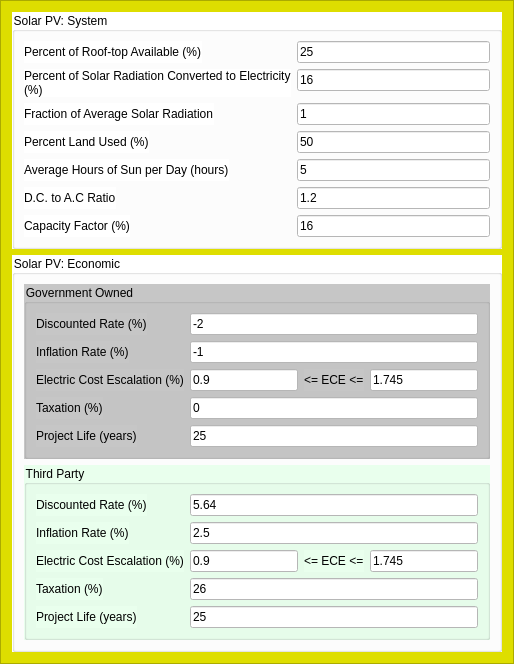
          <widget class="QFrame" name="solar_frame">
           <property name="styleSheet">
            <string notr="true">background-color: rgb(222, 222, 0);</string>
           </property>
           <property name="frameShape">
            <enum>QFrame::StyledPanel</enum>
           </property>
           <property name="frameShadow">
            <enum>QFrame::Raised</enum>
           </property>
           <layout class="QVBoxLayout" name="verticalLayout_3">
            <item>
             <widget class="QGroupBox" name="solar_system_groupBox">
              <property name="styleSheet">
               <string notr="true">background-color: rgb(255, 255, 255);
font: 700 16pt &quot;Segoe UI&quot;;</string>
              </property>
              <property name="title">
               <string>Solar PV: System</string>
              </property>
              <layout class="QFormLayout" name="formLayout_5">
               <item row="0" column="0">
                <widget class="QLabel" name="per_roof_label">
                 <property name="styleSheet">
                  <string notr="true">font: 10pt &quot;Segoe UI&quot;;</string>
                 </property>
                 <property name="text">
                  <string>Percent of Roof-top Available (%)</string>
                 </property>
                </widget>
               </item>
               <item row="0" column="1">
                <widget class="QLineEdit" name="per_roof_lineEdit">
                 <property name="styleSheet">
                  <string notr="true">font: 10pt &quot;Segoe UI&quot;;</string>
                 </property>
                 <property name="text">
                  <string>25</string>
                 </property>
                </widget>
               </item>
               <item row="1" column="0">
                <layout class="QVBoxLayout" name="verticalLayout_13">
                 <item>
                  <widget class="QLabel" name="rad_2_elec_label">
                   <property name="styleSheet">
                    <string notr="true">font: 10pt &quot;Segoe UI&quot;;</string>
                   </property>
                   <property name="text">
                    <string>Percent of Solar Radiation Converted to Electricity (%)</string>
                   </property>
                   <property name="wordWrap">
                    <bool>true</bool>
                   </property>
                  </widget>
                 </item>
                </layout>
               </item>
               <item row="1" column="1">
                <layout class="QVBoxLayout" name="verticalLayout_14">
                 <item>
                  <widget class="QLineEdit" name="rad_2_elec_lineEdit">
                   <property name="styleSheet">
                    <string notr="true">font: 10pt &quot;Segoe UI&quot;;</string>
                   </property>
                   <property name="text">
                    <string>16</string>
                   </property>
                  </widget>
                 </item>
                </layout>
               </item>
               <item row="2" column="0">
                <widget class="QLabel" name="fract_avg_SolRad_label">
                 <property name="styleSheet">
                  <string notr="true">font: 10pt &quot;Segoe UI&quot;;</string>
                 </property>
                 <property name="text">
                  <string>Fraction of Average Solar Radiation</string>
                 </property>
                </widget>
               </item>
               <item row="2" column="1">
                <widget class="QLineEdit" name="fract_avg_SolRad_lineEdit">
                 <property name="styleSheet">
                  <string notr="true">font: 10pt &quot;Segoe UI&quot;;</string>
                 </property>
                 <property name="text">
                  <string>1</string>
                 </property>
                </widget>
               </item>
               <item row="3" column="0">
                <widget class="QLabel" name="perc_land_used_label">
                 <property name="styleSheet">
                  <string notr="true">font: 10pt &quot;Segoe UI&quot;;</string>
                 </property>
                 <property name="text">
                  <string>Percent Land Used (%)</string>
                 </property>
                </widget>
               </item>
               <item row="3" column="1">
                <widget class="QLineEdit" name="perc_land_used_lineEdit">
                 <property name="styleSheet">
                  <string notr="true">font: 10pt &quot;Segoe UI&quot;;</string>
                 </property>
                 <property name="text">
                  <string>50</string>
                 </property>
                </widget>
               </item>
               <item row="4" column="0">
                <widget class="QLabel" name="sun_hours_label">
                 <property name="styleSheet">
                  <string notr="true">font: 10pt &quot;Segoe UI&quot;;</string>
                 </property>
                 <property name="text">
                  <string>Average Hours of Sun per Day (hours)</string>
                 </property>
                </widget>
               </item>
               <item row="4" column="1">
                <widget class="QLineEdit" name="sun_hours_lineEdit">
                 <property name="styleSheet">
                  <string notr="true">font: 10pt &quot;Segoe UI&quot;;</string>
                 </property>
                 <property name="text">
                  <string>5</string>
                 </property>
                </widget>
               </item>
               <item row="5" column="0">
                <widget class="QLabel" name="dc_ac_label">
                 <property name="styleSheet">
                  <string notr="true">font: 10pt &quot;Segoe UI&quot;;</string>
                 </property>
                 <property name="text">
                  <string>D.C. to A.C Ratio</string>
                 </property>
                </widget>
               </item>
               <item row="5" column="1">
                <widget class="QLineEdit" name="dc_ac_lineEdit">
                 <property name="styleSheet">
                  <string notr="true">font: 10pt &quot;Segoe UI&quot;;</string>
                 </property>
                 <property name="text">
                  <string>1.2</string>
                 </property>
                </widget>
               </item>
               <item row="6" column="0">
                <widget class="QLabel" name="cap_fac_label">
                 <property name="styleSheet">
                  <string notr="true">font: 10pt &quot;Segoe UI&quot;;</string>
                 </property>
                 <property name="text">
                  <string>Capacity Factor (%)</string>
                 </property>
                </widget>
               </item>
               <item row="6" column="1">
                <widget class="QLineEdit" name="cap_fac_lineEdit">
                 <property name="styleSheet">
                  <string notr="true">font: 10pt &quot;Segoe UI&quot;;</string>
                 </property>
                 <property name="text">
                  <string>16</string>
                 </property>
                </widget>
               </item>
              </layout>
             </widget>
            </item>
            <item>
             <widget class="QGroupBox" name="solar_econ_groupBox">
              <property name="styleSheet">
               <string notr="true">background-color: rgb(255, 255, 255);font: 700 16pt &quot;Segoe UI&quot;;</string>
              </property>
              <property name="title">
               <string>Solar PV: Economic</string>
              </property>
              <layout class="QVBoxLayout" name="verticalLayout_7">
               <item>
                <widget class="QGroupBox" name="solar_gov_groupBox">
                 <property name="styleSheet">
                  <string notr="true">background-color: rgb(198, 198, 198);font: 700 14pt &quot;Segoe UI&quot;;</string>
                 </property>
                 <property name="title">
                  <string>Government Owned</string>
                 </property>
                 <layout class="QFormLayout" name="formLayout_6">
                  <item row="0" column="0">
                   <widget class="QLabel" name="sg_disc_rate_label">
                    <property name="styleSheet">
                     <string notr="true">font: 10pt &quot;Segoe UI&quot;;</string>
                    </property>
                    <property name="text">
                     <string>Discounted Rate (%)</string>
                    </property>
                   </widget>
                  </item>
                  <item row="0" column="1">
                   <widget class="QLineEdit" name="sg_disc_rate_lineEdit">
                    <property name="styleSheet">
                     <string notr="true">font: 10pt &quot;Segoe UI&quot;;
background-color: rgb(255, 255, 255);</string>
                    </property>
                    <property name="text">
                     <string>-2</string>
                    </property>
                   </widget>
                  </item>
                  <item row="1" column="0">
                   <widget class="QLabel" name="sg_infl_rate_label">
                    <property name="styleSheet">
                     <string notr="true">font: 10pt &quot;Segoe UI&quot;;</string>
                    </property>
                    <property name="text">
                     <string>Inflation Rate (%)</string>
                    </property>
                   </widget>
                  </item>
                  <item row="1" column="1">
                   <widget class="QLineEdit" name="sg_infl_rate_lineEdit">
                    <property name="styleSheet">
                     <string notr="true">font: 10pt &quot;Segoe UI&quot;;
background-color: rgb(255, 255, 255);</string>
                    </property>
                    <property name="text">
                     <string>-1</string>
                    </property>
                   </widget>
                  </item>
                  <item row="2" column="0">
                   <widget class="QLabel" name="sg_ece_label">
                    <property name="styleSheet">
                     <string notr="true">font: 10pt &quot;Segoe UI&quot;;</string>
                    </property>
                    <property name="text">
                     <string>Electric Cost Escalation (%)</string>
                    </property>
                   </widget>
                  </item>
                  <item row="2" column="1">
                   <layout class="QHBoxLayout" name="horizontalLayout_6">
                    <item>
                     <widget class="QLineEdit" name="sg_ece_LB_lineEdit">
                      <property name="styleSheet">
                       <string notr="true">font: 10pt &quot;Segoe UI&quot;;
background-color: rgb(255, 255, 255);</string>
                      </property>
                      <property name="text">
                       <string>0.9</string>
                      </property>
                     </widget>
                    </item>
                    <item>
                     <widget class="QLabel" name="sg_ece_dividing_label">
                      <property name="styleSheet">
                       <string notr="true">font: 10pt &quot;Segoe UI&quot;;</string>
                      </property>
                      <property name="text">
                       <string>&lt;= ECE &lt;=</string>
                      </property>
                     </widget>
                    </item>
                    <item>
                     <widget class="QLineEdit" name="sg_ece_UB_lineEdit">
                      <property name="styleSheet">
                       <string notr="true">font: 10pt &quot;Segoe UI&quot;;
background-color: rgb(255, 255, 255);</string>
                      </property>
                      <property name="text">
                       <string>1.745</string>
                      </property>
                     </widget>
                    </item>
                   </layout>
                  </item>
                  <item row="3" column="0">
                   <widget class="QLabel" name="sg_tax_label">
                    <property name="styleSheet">
                     <string notr="true">font: 10pt &quot;Segoe UI&quot;;</string>
                    </property>
                    <property name="text">
                     <string>Taxation (%)</string>
                    </property>
                   </widget>
                  </item>
                  <item row="3" column="1">
                   <widget class="QLineEdit" name="sg_tax_lineEdit">
                    <property name="styleSheet">
                     <string notr="true">font: 10pt &quot;Segoe UI&quot;;
background-color: rgb(255, 255, 255);</string>
                    </property>
                    <property name="text">
                     <string>0</string>
                    </property>
                   </widget>
                  </item>
                  <item row="4" column="0">
                   <widget class="QLabel" name="sg_proj_life_label">
                    <property name="styleSheet">
                     <string notr="true">font: 10pt &quot;Segoe UI&quot;;</string>
                    </property>
                    <property name="text">
                     <string>Project Life (years)</string>
                    </property>
                   </widget>
                  </item>
                  <item row="4" column="1">
                   <widget class="QLineEdit" name="sg_proj_life_lineEdit">
                    <property name="styleSheet">
                     <string notr="true">font: 10pt &quot;Segoe UI&quot;;
background-color: rgb(255, 255, 255);</string>
                    </property>
                    <property name="text">
                     <string>25</string>
                    </property>
                   </widget>
                  </item>
                 </layout>
                </widget>
               </item>
               <item>
                <widget class="QGroupBox" name="solar_thrd_groupBox">
                 <property name="styleSheet">
                  <string notr="true">background-color: rgb(233, 255, 237);font: 700 14pt &quot;Segoe UI&quot;;</string>
                 </property>
                 <property name="title">
                  <string>Third Party</string>
                 </property>
                 <layout class="QFormLayout" name="formLayout_7">
                  <item row="0" column="0">
                   <widget class="QLabel" name="st_disc_rate_label">
                    <property name="styleSheet">
                     <string notr="true">font: 10pt &quot;Segoe UI&quot;;</string>
                    </property>
                    <property name="text">
                     <string>Discounted Rate (%)</string>
                    </property>
                   </widget>
                  </item>
                  <item row="0" column="1">
                   <widget class="QLineEdit" name="st_disc_rate_lineEdit">
                    <property name="styleSheet">
                     <string notr="true">font: 10pt &quot;Segoe UI&quot;;
background-color: rgb(255, 255, 255);</string>
                    </property>
                    <property name="text">
                     <string>5.64</string>
                    </property>
                   </widget>
                  </item>
                  <item row="1" column="0">
                   <widget class="QLabel" name="st_infl_rate_label">
                    <property name="styleSheet">
                     <string notr="true">font: 10pt &quot;Segoe UI&quot;;</string>
                    </property>
                    <property name="text">
                     <string>Inflation Rate (%)</string>
                    </property>
                   </widget>
                  </item>
                  <item row="1" column="1">
                   <widget class="QLineEdit" name="st_infl_rate_lineEdit">
                    <property name="styleSheet">
                     <string notr="true">font: 10pt &quot;Segoe UI&quot;;
background-color: rgb(255, 255, 255);</string>
                    </property>
                    <property name="text">
                     <string>2.5</string>
                    </property>
                   </widget>
                  </item>
                  <item row="2" column="0">
                   <widget class="QLabel" name="st_ece_label">
                    <property name="sizePolicy">
                     <sizepolicy hsizetype="Preferred" vsizetype="Preferred">
                      <horstretch>0</horstretch>
                      <verstretch>0</verstretch>
                     </sizepolicy>
                    </property>
                    <property name="styleSheet">
                     <string notr="true">font: 10pt &quot;Segoe UI&quot;;</string>
                    </property>
                    <property name="text">
                     <string>Electric Cost Escalation (%)</string>
                    </property>
                   </widget>
                  </item>
                  <item row="2" column="1">
                   <layout class="QHBoxLayout" name="horizontalLayout_7">
                    <item>
                     <widget class="QLineEdit" name="st_ece_LB_lineEdit">
                      <property name="styleSheet">
                       <string notr="true">font: 10pt &quot;Segoe UI&quot;;
background-color: rgb(255, 255, 255);</string>
                      </property>
                      <property name="text">
                       <string>0.9</string>
                      </property>
                     </widget>
                    </item>
                    <item>
                     <widget class="QLabel" name="st_ece_dividing_label">
                      <property name="styleSheet">
                       <string notr="true">font: 10pt &quot;Segoe UI&quot;;</string>
                      </property>
                      <property name="text">
                       <string>&lt;= ECE &lt;=</string>
                      </property>
                     </widget>
                    </item>
                    <item>
                     <widget class="QLineEdit" name="st_ece_UB_lineEdit">
                      <property name="styleSheet">
                       <string notr="true">font: 10pt &quot;Segoe UI&quot;;
background-color: rgb(255, 255, 255);</string>
                      </property>
                      <property name="text">
                       <string>1.745</string>
                      </property>
                     </widget>
                    </item>
                   </layout>
                  </item>
                  <item row="3" column="0">
                   <widget class="QLabel" name="st_tax_label">
                    <property name="styleSheet">
                     <string notr="true">font: 10pt &quot;Segoe UI&quot;;</string>
                    </property>
                    <property name="text">
                     <string>Taxation (%)</string>
                    </property>
                   </widget>
                  </item>
                  <item row="3" column="1">
                   <widget class="QLineEdit" name="st_tax_lineEdit">
                    <property name="styleSheet">
                     <string notr="true">font: 10pt &quot;Segoe UI&quot;;
background-color: rgb(255, 255, 255);</string>
                    </property>
                    <property name="text">
                     <string>26</string>
                    </property>
                   </widget>
                  </item>
                  <item row="4" column="0">
                   <widget class="QLabel" name="st_proj_life_label">
                    <property name="styleSheet">
                     <string notr="true">font: 10pt &quot;Segoe UI&quot;;</string>
                    </property>
                    <property name="text">
                     <string>Project Life (years)</string>
                    </property>
                   </widget>
                  </item>
                  <item row="4" column="1">
                   <widget class="QLineEdit" name="st_proj_life_lineEdit">
                    <property name="styleSheet">
                     <string notr="true">font: 10pt &quot;Segoe UI&quot;;
background-color: rgb(255, 255, 255);</string>
                    </property>
                    <property name="text">
                     <string>25</string>
                    </property>
                   </widget>
                  </item>
                 </layout>
                </widget>
               </item>
              </layout>
             </widget>
            </item>
           </layout>
          </widget>
